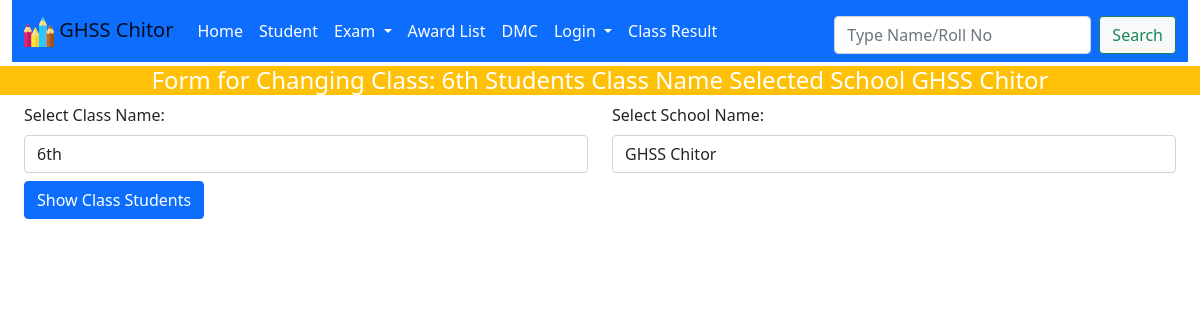
The page /update_student_class.php (signed in) on the database as committed earlier.
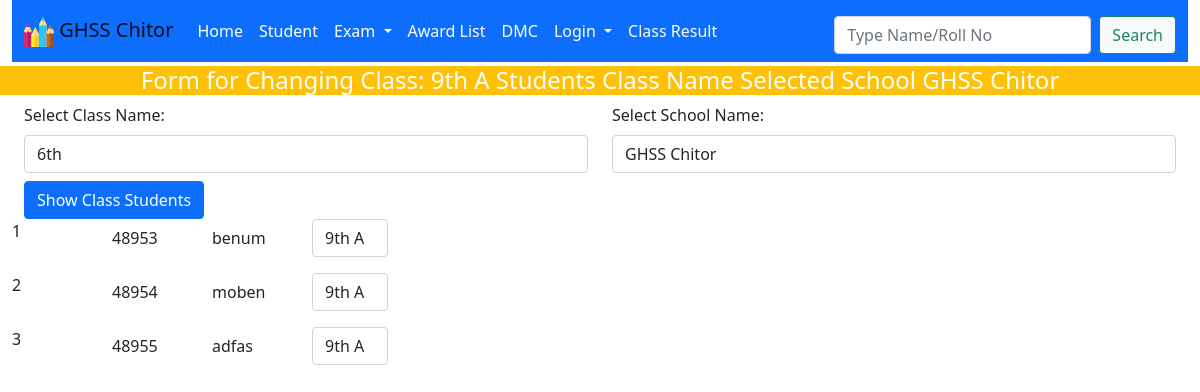
The same page on the database as committed later.
### tables this page shows
CREATE TABLE `students_info` (
  `Roll_No` int(7) NOT NULL,
  `Name` varchar(30) NOT NULL,
  `FName` varchar(30) NOT NULL,
  `Gender` enum('Male','Female','Prefer Not To Say') NOT NULL DEFAULT 'Male',
  `Dob` date DEFAULT NULL,
  `Mobile_No` varchar(12) NOT NULL DEFAULT '03',
  `Admission_Date` date DEFAULT NULL,
  `Admission_No` int(6) DEFAULT NULL,
  `Father_Cnic` varchar(15) DEFAULT NULL,
  `Student_Form_B` varchar(15) DEFAULT NULL,
  `School` varchar(30) NOT NULL DEFAULT 'GHSS CHITOR',
  `Class` varchar(10) NOT NULL,
  `Class_Position` varchar(10) DEFAULT NULL,
  `Status` tinyint(1) NOT NULL DEFAULT 1
);

### config.php (called while the page is built, shortened)
<?php
require_once 'sand_box.php';
if (isset($_SESSION['user'])) {
    $account_id=$_SESSION['user'];
    $account_id=Validate_input($account_id);
} else {
    $guest=Select_Single_Column_Array_data(
        "Id", "employees", "Name", "'Guest'"
    );
     $account_id=$guest[0];
}
$selected_school_id_array=Select_Single_Column_Array_data(
    "Selected_School_Id", "setting", "User_Id", "$account_id"
);
 $selected_school_id=$selected_school_id_array[0];
$school_names=Select_Single_Column_Array_data(
    "Name", "schools", "Id", "$selected_school_id"
);
$selected_class_id_array=Select_Single_Column_Array_data(
    "Selected_Class_Id", "setting", "User_Id", "$account_id"
);
 $selected_class_id=$selected_class_id_array[0];
$class_names=Select_Single_Column_Array_data(
    "Name", "school_classes", "Id", "$selected_class_id"
);
 $SCHOOL_NAME = $school_names[0];
 $CLASS_NAME = $class_names[0];
?>

### update_student_class.php (the view, shortened to what this page needs)
<?php
require_once 'sand_box.php';
$link=$LINK;
?>
</head>
<body>
  <div class="bg-primary text-white text-center">
    <?php
    $selected_school=$SCHOOL_NAME;
    if (isset($_GET['submit'])) {
        $class=$_GET['class_exam'];
        $class=Validate_input($class);
    } else {
            $class=$CLASS_NAME;
    }
    ?>
    <h4 class="bg-warning">
      Form for Changing Class: <?php echo $class;?>
      Students Class Name
      Selected School <?php echo $selected_school ?>
    </h4>
  </div>
<div class="container-fluid">
<div class="container-fluid no-print">
  <form action="#" method="GET">
        <div class="row">
            <?php
            $class_name='6th';
            Select_class($class_name);
            Select_school($school_name);?>
        </div>
        <button class="no-print btn btn-primary mt-2" type="submit"
        name="submit">
            Show Class Students
        </button>
  </form>
</div>
<?php
    $q="SELECT Roll_No,Name,FName,Class from students_info
    WHERE Class='$class' AND School='$selected_school' AND Status='1'
    order by Roll_No ASC";
    $exe=mysqli_query($link, $q);
    $tab_index=1;
    $school_name=$SCHOOL_NAME;
    $school_id=Convert_School_Name_To_id($school_name);
    $class_names_array=Select_Single_Column_Array_data(
        "Name", "school_classes", "School_Id", "$school_id"
    );
    while ($qfa=mysqli_fetch_assoc($exe)) {
        $name=$qfa['Name'];
        $roll_no=$qfa['Roll_No'];
        $current_class=$qfa['Class'];
        ?>
    <form class="" action="#" id="<?php echo $roll_no;?>_form">
      <div class="row mb-3">
      <div class="col-sm-1">
          <?php echo $tab_index; ?>
        </div>
        <div class="col-sm-1">
          <input type="number" class="form-control-plaintext"
                  value="<?php echo $roll_no ?>" readonly>
        </div>
        <div class="col-sm-1">
          <input type="text" class="form-control-plaintext"
            readonly value="<?php echo $name ?>">
        </div>
        <div class="col-sm-1">
          <select class='form-control' name='class_name'
          id="<?php echo $roll_no;?>_class_name" tabindex="<?php echo $tab_index;?>"
          required onchange='update_student_class(<?php echo $roll_no;?>)'>
          <?php
                $selected_class=$current_class;
            for ($i=0;$i<count($class_names_array);$i++) {
                echo "<option value='$class_names_array[$i]'";
                if ($selected_class==$class_names_array[$i]) {
                    echo "selected";
                }
                echo"> $class_names_array[$i] </option> ";
            }
            echo "   </select>";
            ?>
        </div>
        <div class="col-sm-8 ">
          <span id="<?php echo $roll_no;?>_response"
          class="form-control-plaintext"></span>
        </div>
      </div>
    </form>
        <?php
        $tab_index++;
    }
    ?>
    </div>

Rows that differ between the two databases and show on the page:
added students_info: Roll_No "48953", Name "benum", class_name "9th A"
added students_info: Roll_No "48954", Name "moben", class_name "9th A"
added students_info: Roll_No "48955", Name "adfas", class_name "9th A"
Other text that changed with them:
$class: "6th" → "9th A"
